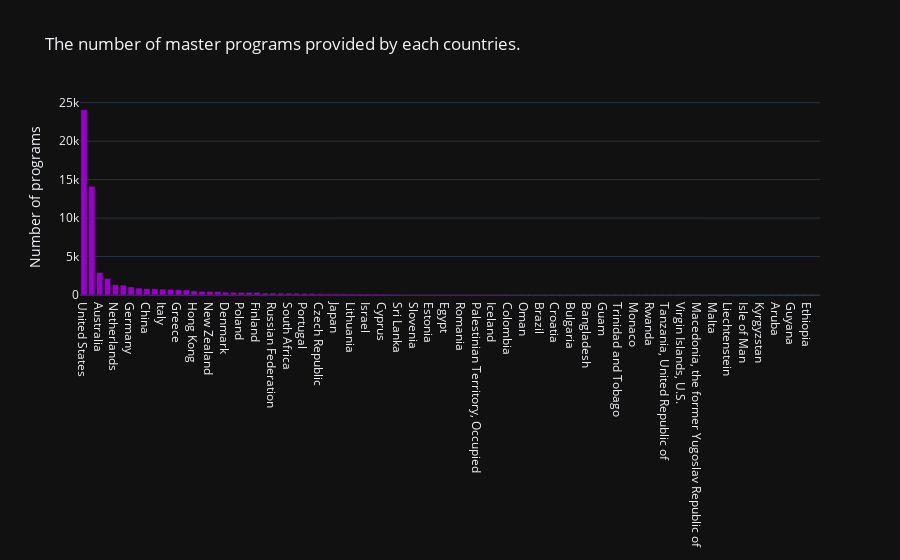

Write notebook code for a chart like this one.
### Code cell
# I can have a histgram for this
fig = go.Figure()

fig.add_trace(
    go.Bar(x=df["country_name"], y = df["program_count"], marker_color= '#9900cc')
)

fig.update_layout(
    template="plotly_dark",
    title="The number of master programs provided by each countries.",
    yaxis_title="Number of programs",
    bargap=0.2,

)

### Figure 1 — Plotly figure (JSON) as saved in the notebook; plotly's stock layout.template omitted (floating-point values rounded to 4 significant figures)
{"data": [{"marker": {"color": "#9900cc"}, "type": "bar", "x": ["United States", "United Kingdom", "Australia", "Canada", "Netherlands", "France", "Germany", "Ireland", "China", "Sweden", "Italy", "Spain", "Greece", "Belgium", "Hong Kong", "Switzerland", "New Zealand", "Malaysia", "Denmark", "Norway", "Poland", "Turkey", "Finland", "Singapore", "Russian Federation", "Hungary", "South Africa", "United Arab Emirates", "Portugal", "Austria", "Czech Republic", "Taiwan, Province of China", "Japan", "Kenya", "Lithuania", "Thailand", "Israel", "Pakistan", "Cyprus", "Philippines", "Sri Lanka", "India", "Slovenia", "Saudi Arabia", "Estonia", "Barbados", "Egypt", "Latvia", "Romania", "Korea, Republic of", "Palestinian Territory, Occupied", "Iran, Islamic Republic of", "Iceland", "Luxembourg", "Colombia", "Macao", "Oman", "Qatar", "Brazil", "Namibia", "Croatia", "Slovakia", "Bulgaria", "Kazakhstan", "Bangladesh", "Lebanon", "Guam", "Bahrain", "Trinidad and Tobago", "Uganda", "Monaco", "Georgia", "Rwanda", "Nigeria", "Tanzania, United Republic of", "Armenia", "Virgin Islands, U.S.", "Indonesia", "Macedonia, the former Yugoslav Republic of", "Ukraine", "Malta", "Viet Nam", "Liechtenstein", "Serbia", "Isle of Man", "Grenada", "Kyrgyzstan", "Azerbaijan", "Aruba", "Guatemala", "Guyana", "Fiji", "Ethiopia", "Bosnia and Herzegovina"], "y": [24084, 14130, 2932, 2152, 1346, 1282, 1053, 894, 836, 806, 756, 724, 700, 657, 542, 482, 472, 457, 374, 348, 345, 345, 339, 255, 254, 246, 246, 234, 215, 199, 169, 157, 157, 149, 143, 136, 131, 130, 128, 102, 94, 84, 71, 64, 61, 60, 60, 59, 57, 50, 50, 44, 41, 41, 40, 32, 32, 29, 29, 28, 26, 26, 22, 21, 16, 16, 14, 13, 12, 11, 11, 11, 9, 8, 8, 7, 6, 6, 6, 6, 6, 5, 5, 4, 3, 2, 2, 2, 2, 2, 1, 1, 1, 1]}], "layout": {"bargap": 0.2, "title": {"text": "The number of master programs provided by each countries."}, "yaxis": {"title": {"text": "Number of programs"}}}}
